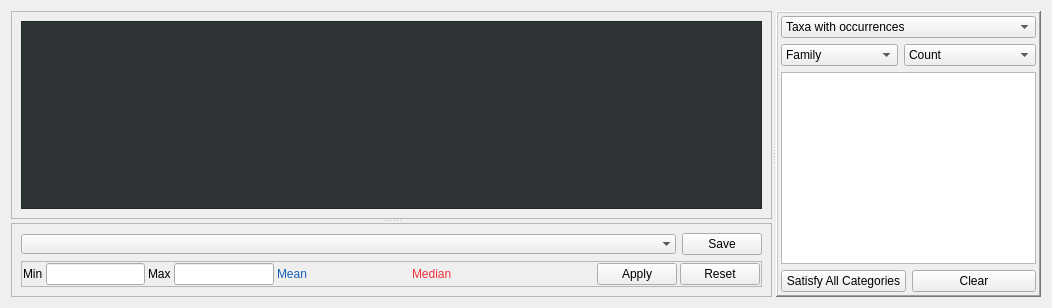
          <widget class="QWidget" name="tab_explore">
           <attribute name="title">
            <string>Explore Dataset</string>
           </attribute>
           <layout class="QGridLayout" name="gridLayout_11">
            <item row="0" column="0">
             <widget class="QSplitter" name="splitter_4">
              <property name="orientation">
               <enum>Qt::Horizontal</enum>
              </property>
              <widget class="QSplitter" name="splitter">
               <property name="orientation">
                <enum>Qt::Vertical</enum>
               </property>
               <widget class="QFrame" name="frame_5">
                <property name="sizePolicy">
                 <sizepolicy hsizetype="Expanding" vsizetype="Expanding">
                  <horstretch>5</horstretch>
                  <verstretch>0</verstretch>
                 </sizepolicy>
                </property>
                <property name="frameShape">
                 <enum>QFrame::StyledPanel</enum>
                </property>
                <property name="frameShadow">
                 <enum>QFrame::Raised</enum>
                </property>
                <layout class="QGridLayout" name="gridLayout_12">
                 <item row="0" column="0">
                  <widget class="QTableView" name="trview_explore_traits">
                   <property name="styleSheet">
                    <string notr="true">font: 9pt &quot;Ubuntu&quot;;
background-color: rgb(46, 52, 54);
color: rgb(239, 239, 239);</string>
                   </property>
                   <property name="editTriggers">
                    <set>QAbstractItemView::NoEditTriggers</set>
                   </property>
                   <property name="selectionBehavior">
                    <enum>QAbstractItemView::SelectRows</enum>
                   </property>
                   <property name="gridStyle">
                    <enum>Qt::NoPen</enum>
                   </property>
                   <property name="sortingEnabled">
                    <bool>true</bool>
                   </property>
                   <property name="cornerButtonEnabled">
                    <bool>false</bool>
                   </property>
                   <attribute name="verticalHeaderVisible">
                    <bool>false</bool>
                   </attribute>
                   <attribute name="verticalHeaderDefaultSectionSize">
                    <number>23</number>
                   </attribute>
                  </widget>
                 </item>
                </layout>
               </widget>
               <widget class="QFrame" name="frame_6">
                <property name="frameShape">
                 <enum>QFrame::StyledPanel</enum>
                </property>
                <property name="frameShadow">
                 <enum>QFrame::Raised</enum>
                </property>
                <layout class="QGridLayout" name="gridLayout_8">
                 <item row="2" column="0">
                  <widget class="QFrame" name="frame_toolbar_figure">
                   <property name="enabled">
                    <bool>true</bool>
                   </property>
                   <property name="frameShape">
                    <enum>QFrame::StyledPanel</enum>
                   </property>
                   <property name="frameShadow">
                    <enum>QFrame::Plain</enum>
                   </property>
                   <layout class="QGridLayout" name="gridLayout_6">
                    <property name="leftMargin">
                     <number>1</number>
                    </property>
                    <property name="topMargin">
                     <number>1</number>
                    </property>
                    <property name="rightMargin">
                     <number>1</number>
                    </property>
                    <property name="bottomMargin">
                     <number>1</number>
                    </property>
                    <property name="spacing">
                     <number>3</number>
                    </property>
                    <item row="1" column="0">
                     <layout class="QHBoxLayout" name="horizontalLayout_2">
                      <item>
                       <widget class="QLabel" name="label">
                        <property name="sizePolicy">
                         <sizepolicy hsizetype="Preferred" vsizetype="Preferred">
                          <horstretch>0</horstretch>
                          <verstretch>0</verstretch>
                         </sizepolicy>
                        </property>
                        <property name="font">
                         <font>
                          <pointsize>9</pointsize>
                         </font>
                        </property>
                        <property name="text">
                         <string>Min</string>
                        </property>
                       </widget>
                      </item>
                      <item>
                       <widget class="QLineEdit" name="figure_min">
                        <property name="maximumSize">
                         <size>
                          <width>100</width>
                          <height>16777215</height>
                         </size>
                        </property>
                        <property name="font">
                         <font>
                          <pointsize>9</pointsize>
                         </font>
                        </property>
                       </widget>
                      </item>
                      <item>
                       <widget class="QLabel" name="label_2">
                        <property name="font">
                         <font>
                          <pointsize>9</pointsize>
                         </font>
                        </property>
                        <property name="text">
                         <string>Max</string>
                        </property>
                       </widget>
                      </item>
                      <item>
                       <widget class="QLineEdit" name="figure_max">
                        <property name="maximumSize">
                         <size>
                          <width>100</width>
                          <height>16777215</height>
                         </size>
                        </property>
                        <property name="font">
                         <font>
                          <pointsize>9</pointsize>
                         </font>
                        </property>
                       </widget>
                      </item>
                      <item>
                       <widget class="QLabel" name="label_4">
                        <property name="font">
                         <font>
                          <pointsize>9</pointsize>
                         </font>
                        </property>
                        <property name="styleSheet">
                         <string notr="true">color: rgb(26, 95, 180);</string>
                        </property>
                        <property name="text">
                         <string>Mean</string>
                        </property>
                       </widget>
                      </item>
                      <item>
                       <widget class="QLineEdit" name="figure_mean">
                        <property name="enabled">
                         <bool>false</bool>
                        </property>
                        <property name="maximumSize">
                         <size>
                          <width>100</width>
                          <height>16777215</height>
                         </size>
                        </property>
                        <property name="font">
                         <font>
                          <pointsize>9</pointsize>
                         </font>
                        </property>
                        <property name="styleSheet">
                         <string notr="true"/>
                        </property>
                        <property name="frame">
                         <bool>false</bool>
                        </property>
                        <property name="readOnly">
                         <bool>true</bool>
                        </property>
                       </widget>
                      </item>
                      <item>
                       <widget class="QLabel" name="label_3">
                        <property name="font">
                         <font>
                          <pointsize>9</pointsize>
                         </font>
                        </property>
                        <property name="styleSheet">
                         <string notr="true">color: rgb(237, 51, 59);</string>
                        </property>
                        <property name="text">
                         <string>Median</string>
                        </property>
                       </widget>
                      </item>
                      <item>
                       <widget class="QLineEdit" name="figure_median">
                        <property name="enabled">
                         <bool>false</bool>
                        </property>
                        <property name="maximumSize">
                         <size>
                          <width>100</width>
                          <height>16777215</height>
                         </size>
                        </property>
                        <property name="font">
                         <font>
                          <pointsize>9</pointsize>
                         </font>
                        </property>
                        <property name="styleSheet">
                         <string notr="true"/>
                        </property>
                        <property name="frame">
                         <bool>false</bool>
                        </property>
                        <property name="readOnly">
                         <bool>true</bool>
                        </property>
                       </widget>
                      </item>
                      <item>
                       <spacer name="horizontalSpacer_5">
                        <property name="orientation">
                         <enum>Qt::Horizontal</enum>
                        </property>
                        <property name="sizeHint" stdset="0">
                         <size>
                          <width>40</width>
                          <height>20</height>
                         </size>
                        </property>
                       </spacer>
                      </item>
                      <item>
                       <widget class="QPushButton" name="button_figure_apply">
                        <property name="font">
                         <font>
                          <pointsize>9</pointsize>
                         </font>
                        </property>
                        <property name="text">
                         <string>Apply</string>
                        </property>
                       </widget>
                      </item>
                      <item>
                       <widget class="QPushButton" name="button_figure_reset">
                        <property name="font">
                         <font>
                          <pointsize>9</pointsize>
                         </font>
                        </property>
                        <property name="text">
                         <string>Reset</string>
                        </property>
                       </widget>
                      </item>
                     </layout>
                    </item>
                   </layout>
                  </widget>
                 </item>
                 <item row="3" column="0">
                  <layout class="QVBoxLayout" name="figure_vlayout">
                   <property name="spacing">
                    <number>2</number>
                   </property>
                   <property name="sizeConstraint">
                    <enum>QLayout::SetMaximumSize</enum>
                   </property>
                  </layout>
                 </item>
                 <item row="1" column="0">
                  <layout class="QHBoxLayout" name="horizontalLayout_4">
                   <item>
                    <widget class="QComboBox" name="cb_figures">
                     <property name="sizePolicy">
                      <sizepolicy hsizetype="Expanding" vsizetype="Fixed">
                       <horstretch>0</horstretch>
                       <verstretch>0</verstretch>
                      </sizepolicy>
                     </property>
                     <property name="autoFillBackground">
                      <bool>false</bool>
                     </property>
                     <property name="frame">
                      <bool>false</bool>
                     </property>
                    </widget>
                   </item>
                   <item>
                    <widget class="QPushButton" name="button_save_figure">
                     <property name="font">
                      <font>
                       <pointsize>9</pointsize>
                      </font>
                     </property>
                     <property name="text">
                      <string>Save</string>
                     </property>
                    </widget>
                   </item>
                  </layout>
                 </item>
                </layout>
               </widget>
              </widget>
              <widget class="QFrame" name="frame_4">
               <property name="sizePolicy">
                <sizepolicy hsizetype="Expanding" vsizetype="Expanding">
                 <horstretch>0</horstretch>
                 <verstretch>0</verstretch>
                </sizepolicy>
               </property>
               <property name="minimumSize">
                <size>
                 <width>200</width>
                 <height>0</height>
                </size>
               </property>
               <property name="frameShape">
                <enum>QFrame::WinPanel</enum>
               </property>
               <property name="frameShadow">
                <enum>QFrame::Raised</enum>
               </property>
               <layout class="QGridLayout" name="gridLayout_2">
                <property name="leftMargin">
                 <number>3</number>
                </property>
                <property name="topMargin">
                 <number>3</number>
                </property>
                <property name="rightMargin">
                 <number>3</number>
                </property>
                <property name="bottomMargin">
                 <number>3</number>
                </property>
                <item row="1" column="0">
                 <layout class="QHBoxLayout" name="horizontalLayout_9">
                  <item>
                   <widget class="QComboBox" name="cb_figure_rank">
                    <property name="sizePolicy">
                     <sizepolicy hsizetype="Preferred" vsizetype="Minimum">
                      <horstretch>0</horstretch>
                      <verstretch>0</verstretch>
                     </sizepolicy>
                    </property>
                    <property name="font">
                     <font>
                      <pointsize>9</pointsize>
                     </font>
                    </property>
                    <item>
                     <property name="text">
                      <string>Family</string>
                     </property>
                    </item>
                    <item>
                     <property name="text">
                      <string>Genus</string>
                     </property>
                    </item>
                    <item>
                     <property name="text">
                      <string>Species</string>
                     </property>
                    </item>
                   </widget>
                  </item>
                  <item>
                   <widget class="QComboBox" name="cb_figure_function">
                    <property name="sizePolicy">
                     <sizepolicy hsizetype="Preferred" vsizetype="Minimum">
                      <horstretch>0</horstretch>
                      <verstretch>0</verstretch>
                     </sizepolicy>
                    </property>
                    <property name="font">
                     <font>
                      <pointsize>9</pointsize>
                     </font>
                    </property>
                    <item>
                     <property name="text">
                      <string>Count</string>
                     </property>
                    </item>
                    <item>
                     <property name="text">
                      <string>Average</string>
                     </property>
                    </item>
                    <item>
                     <property name="text">
                      <string>Median</string>
                     </property>
                    </item>
                    <item>
                     <property name="text">
                      <string>Minimum</string>
                     </property>
                    </item>
                    <item>
                     <property name="text">
                      <string>Maximum</string>
                     </property>
                    </item>
                    <item>
                     <property name="text">
                      <string>Standard deviation</string>
                     </property>
                    </item>
                   </widget>
                  </item>
                 </layout>
                </item>
                <item row="0" column="0">
                 <widget class="QComboBox" name="cb_figure_taxa">
                  <property name="font">
                   <font>
                    <pointsize>9</pointsize>
                   </font>
                  </property>
                  <item>
                   <property name="text">
                    <string>Taxa with occurrences</string>
                   </property>
                  </item>
                  <item>
                   <property name="text">
                    <string>Any taxa</string>
                   </property>
                  </item>
                 </widget>
                </item>
                <item row="6" column="0">
                 <layout class="QHBoxLayout" name="horizontalLayout_7">
                  <item>
                   <widget class="QPushButton" name="button_taxa_categories">
                    <property name="font">
                     <font>
                      <pointsize>9</pointsize>
                     </font>
                    </property>
                    <property name="text">
                     <string>Satisfy All Categories</string>
                    </property>
                    <property name="checkable">
                     <bool>true</bool>
                    </property>
                   </widget>
                  </item>
                  <item>
                   <widget class="QPushButton" name="button_taxa_clear">
                    <property name="font">
                     <font>
                      <pointsize>9</pointsize>
                     </font>
                    </property>
                    <property name="text">
                     <string>Clear</string>
                    </property>
                   </widget>
                  </item>
                 </layout>
                </item>
                <item row="5" column="0">
                 <widget class="QTreeView" name="trView_properties">
                  <property name="sizePolicy">
                   <sizepolicy hsizetype="Expanding" vsizetype="Expanding">
                    <horstretch>0</horstretch>
                    <verstretch>0</verstretch>
                   </sizepolicy>
                  </property>
                  <property name="font">
                   <font>
                    <pointsize>8</pointsize>
                   </font>
                  </property>
                 </widget>
                </item>
               </layout>
              </widget>
             </widget>
            </item>
           </layout>
          </widget>
